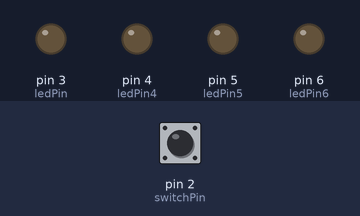
A sketch run on a simulated Arduino Uno, built with avr-gcc and run on an emulated ATmega328P. Shown: output pins drawn as LEDs (lit = HIGH). Inputs (shaded band) come from the test bench; at power-on: pin 2 (switchPin) LOW. What the sketch prints to the serial monitor is not drawn.

Above: at 1.2 s.
1.3 s: pin 2 (switchPin) pulled HIGH for 0.15 s
At 1.61 s:
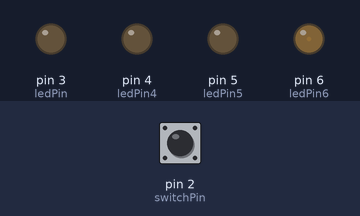
4.3 s: pin 2 (switchPin) pulled HIGH for 1 s
At 5.53 s:
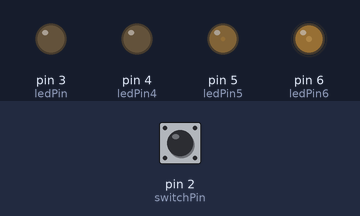
7.3 s: pin 2 (switchPin) pulled HIGH for 0.15 s
10.4 s: pin 2 (switchPin) pulsed HIGH 2 times (0.12 s each, 0.3 s apart)
At 16.62 s:
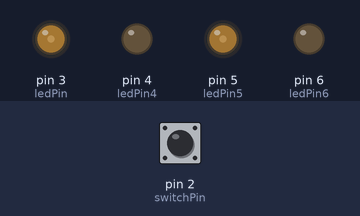
Timing chart, 0 to 26.0 s (numbered marks = the images above; inputs shaded):
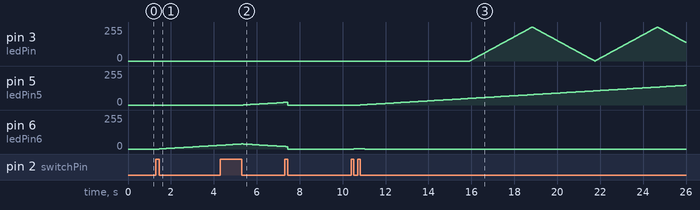

Measured:
- after the input at 1.3 s, pin 6 (ledPin6): moves from 0/255 to 28/255 over 2.8 s, starting after 0.16 s
- after the input at 4.3 s, pin 5 (ledPin5): moves from 0/255 to 19/255 over 1.9 s, starting after 1.1 s

The sketch:

mylightsculpture.ino
```cpp
int ledPin = 3;
int switchPin = 2;
int switchRead = 0;
int mode = 0;
boolean pressing = false;
int counter = 0;
int reverseCount = 255;
int fastCount = 0;
long pMillis = 0;
long newMillis = 0;
int interval = 100;
int fastInterval = 0.01;
const int ledPin4 = 4;
int ledPin5 = 5;
int ledPin6 = 6;

boolean flipFlop = false;

//Mode 2 Variables


void setup() {
  // put your setup code here, to run once:
  pinMode(ledPin, OUTPUT);
  pinMode(ledPin4, OUTPUT);
  pinMode(ledPin5, OUTPUT);
  pinMode(ledPin6, OUTPUT);
  pinMode(switchPin, INPUT);
  Serial.begin(9600);
}

void loop() {

  switchRead = digitalRead(switchPin);
  //Serial.println(switchRead);

  if (switchRead == 1) {
    pressing = true;
  }

  if (switchRead == 0 && pressing == true) {
    pressing = false;
    //do something
    mode++;
    Serial.println(mode);
  }

  if (mode == 0) {
    //Reset of Off Condition
    counter = 0;
    reverseCount = 0;
    fastCount = 0;
    analogWrite(ledPin, 0);
    analogWrite(ledPin6, 0);
    analogWrite(ledPin5, 0);
    Serial.println("Mode 0");

  }
  else if (mode == 1) {

    if (millis() - pMillis >= interval) {
      pMillis = millis();
      if (counter < 255) {
        counter++;
        //reverseCount++;
      }
    }
    analogWrite(ledPin6, counter);
    analogWrite(ledPin5, 0);
    Serial.println("Mode 1");

  } else if (mode == 2) {

    //run Mode program
    if (millis() - pMillis >= interval) {
      pMillis = millis();
      if (counter > 0) {
        counter--;

      }
      if (reverseCount < 255)
      {
        reverseCount++;
      }


    }
    analogWrite(ledPin6, counter);
    analogWrite(ledPin5, reverseCount);
    if (reverseCount >= 50)
      { if (millis() - newMillis >= fastInterval) {
          newMillis = millis();
          if (flipFlop == false) {
            fastCount++;
          } else {
            fastCount--;
          }
          Serial.println(counter);
        }

        analogWrite(ledPin, fastCount);
        if (fastCount >= 255) {
          flipFlop = true;
        }
        if (fastCount <= 0) {
          flipFlop = false;
        }
      }
    Serial.println("Mode 2");

  } else {
    mode = 0;
  }


}
```
